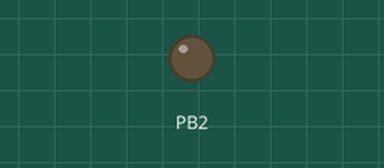
This program was run on a simulated ATmega328P, built with avr-gcc and emulated at 16 MHz. On the bench: output pins drawn as LEDs (lit = HIGH). Dashed ring = blinking.

Above: at 0.3 s.
At 2.4 s:
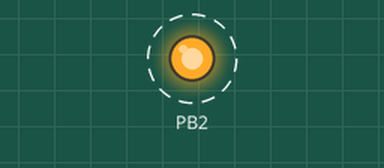
Timing chart, 0 to 3.0 s (numbered marks = the images above):
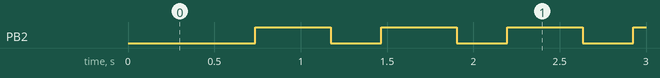

Measured:
- by itself, PB2: alternates HIGH for 0.44 s and LOW for 0.29 s

The program:

main.c
```c
/*
 * DA2C_INT_CTC_A.c
 *
 * Created: 3/23/2019 1:47:49 AM
 * Author : Cody Hudson
 */

#define F_CPU 16000000UL
#include <avr/io.h>
#include <util/delay.h>
#include <avr/interrupt.h>

int Count = 0;
int main(void)
{
	DDRB |= (1<<DDB2);		//SETS DIRECTION OF PORT B2 AS OUTPUT
	OCR0A = 0x71;			//SETS THE COUNTER TO COUNT TO 113
	TIMSK0 |= (1<<OCIE0A);	//SETS INTERRUPT TO ACTIVATE ON A COMPARE OF OCR0A
	sei();					//SETS GLOBAL INTERRUPT
	TCCR0A |= (1<<WGM01);	//SETS TIMMER TO CTC MODE
	TCCR0B = 0x05;			//SETS PRESCALLER TO 1024
	while(1);				//WAITS HERE FOR INTERRUPT
}
ISR (TIMER0_COMPA_vect){	//TIMMER COMPARE SUBROUTINE
	while(1){
		while((TIFR0 & 0x02) == 0)	//WHILE FLAG ISNT SET STAY HERE
		;
		TIFR0 = 0x02;		//CLEARS FLAG
		Count++;			//INCRIMENTS COUNT
		if(Count == 60)		//40% OF THE PERIOD DO THIS
		PORTB &= (0<<PORTB2);	//SET WAVFORM LOW
		if(Count == 100){	//60% OF THE PERIODDO THIS
			PORTB |= (1<<PORTB2);	//SET WAVEFORM HIGH
			Count = 0;		//SET COUNT BACK TO 0
		}
	}
}
```
